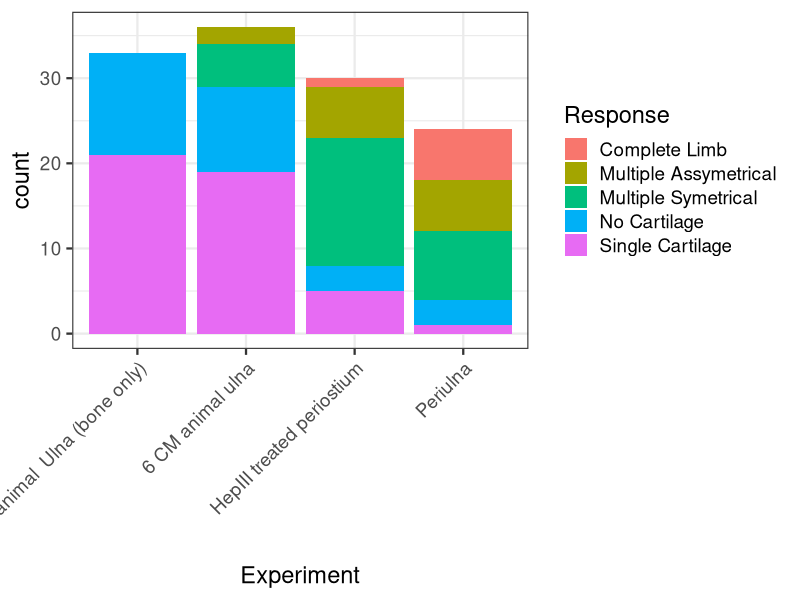

This figure's R source:
## ---- chunk 1
knitr::opts_chunk$set(echo = TRUE)
library(tidyverse)
library(readxl)
## ---- chunk 2
library(tidyverse)
library(readxl)

axoltl <- read_excel("./data/ALM assay statistics.xlsx")

axoltl
## ---- chunk 3
#move row 3 names to the top
names(axoltl) <- axoltl[3,]

#fix those last two
names(axoltl)[1:2] <- axoltl[2,1:2]

#get rid of rows we don't need
axoltl <- axoltl[-c(1:3),]

axoltl
## ---- chunk 4
names(axoltl)

#We want column 8 onwards gone!
axoltl <- axoltl[,1:7]

axoltl
## ---- chunk 5
names(axoltl) <- names(axoltl) %>%
  str_to_title() %>%
  str_replace("^([a-zA-Z0-9]+ [a-zA-Z0-9]+)(.*)", "\\1")

names(axoltl) 
## ---- chunk 6
axoltl <- axoltl %>%
  mutate(`Animal Id` = str_to_upper(`Animal Id`)) %>%
  filter(!str_detect(`Animal Id`, "TOTAL"))
## ---- chunk 7
axoltl <- axoltl %>%
  mutate(Experiment = str_replace(Experiment, ".*[cC]omple.*", NA_character_))
## ---- chunk 8
axoltl <- axoltl %>%
  fill(Experiment, .direction = "down")
## ---- chunk 9
axoltl_long <- axoltl %>%
  gather(Response, Value, -Experiment, -`Animal Id`)

axoltl_long
## ---- chunk 10
axoltl_long <- axoltl_long %>%
  filter(!is.na(Value)) %>%
  select(-Value)
## ---- chunk 11
ggplot(data=axoltl_long, aes(x=Experiment, fill=Response)) +
  geom_bar() +
  theme_bw(base_size=17) +
  theme(axis.text.x = element_text(angle=45, hjust=1)) 
